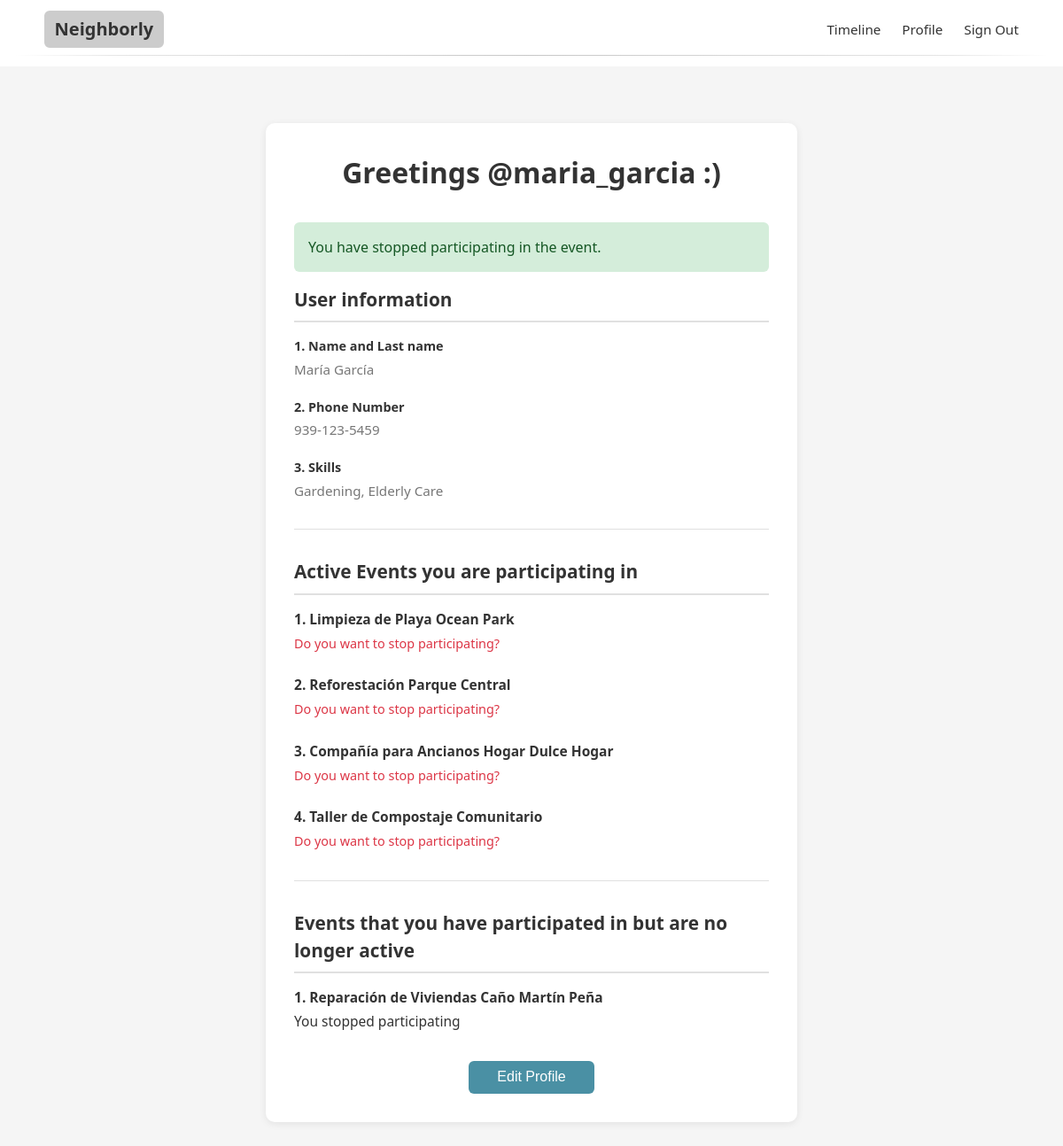
/pages/volunteer_profile.php?stopped=1 (signed in), run on the app's committed database.
### tables this page shows
CREATE TABLE `volunteers` (
  `user_id` int NOT NULL,
  `first_name` varchar(64) DEFAULT NULL,
  `last_name` varchar(64) DEFAULT NULL,
  `bio` text,
  PRIMARY KEY (`user_id`),
  CONSTRAINT `volunteers_ibfk_1` FOREIGN KEY (`user_id`) REFERENCES `users` (`user_id`) ON DELETE CASCADE
);

CREATE TABLE `users` (
  `user_id` int NOT NULL AUTO_INCREMENT,
  `username` varchar(25) NOT NULL,
  `password_hash` varchar(64) NOT NULL,
  `email` varchar(254) DEFAULT NULL,
  `role` enum('volunteer','organizer','admin') NOT NULL,
  `phone` varchar(15) DEFAULT NULL,
  `location` varchar(100) DEFAULT NULL,
  `created_at` timestamp NULL DEFAULT CURRENT_TIMESTAMP,
  `updated_at` timestamp NULL DEFAULT CURRENT_TIMESTAMP ON UPDATE CURRENT_TIMESTAMP,
  PRIMARY KEY (`user_id`),
  UNIQUE KEY `username` (`username`)
);

CREATE TABLE `event_attendees` (
  `event_id` int NOT NULL,
  `volunteer_id` int NOT NULL,
  `signup_timestamp` timestamp NULL DEFAULT CURRENT_TIMESTAMP,
  `status` enum('registered','attended','cancelled') DEFAULT 'registered',
  PRIMARY KEY (`event_id`,`volunteer_id`),
  KEY `idx_event_attendees_volunteer` (`volunteer_id`),
  CONSTRAINT `event_attendees_ibfk_1` FOREIGN KEY (`event_id`) REFERENCES `events` (`event_id`) ON DELETE CASCADE,
  CONSTRAINT `event_attendees_ibfk_2` FOREIGN KEY (`volunteer_id`) REFERENCES `volunteers` (`user_id`) ON DELETE CASCADE
);

CREATE TABLE `events` (
  `event_id` int NOT NULL AUTO_INCREMENT,
  `organizer_id` int NOT NULL,
  `title` varchar(255) NOT NULL,
  `description` text NOT NULL,
  `image_url` varchar(1000) DEFAULT NULL,
  `location` varchar(255) NOT NULL,
  `start_date` datetime NOT NULL,
  `end_date` datetime NOT NULL,
  `slots_available` int NOT NULL,
  `is_approved` tinyint(1) DEFAULT '0',
  `status` enum('active','cancelled','completed') DEFAULT 'active',
  `created_at` timestamp NULL DEFAULT CURRENT_TIMESTAMP,
  `updated_at` timestamp NULL DEFAULT CURRENT_TIMESTAMP ON UPDATE CURRENT_TIMESTAMP,
  PRIMARY KEY (`event_id`),
  KEY `idx_events_dates` (`start_date`,`end_date`),
  KEY `idx_events_location` (`location`),
  KEY `idx_events_organizer` (`organizer_id`),
  KEY `idx_events_approved` (`is_approved`),
  CONSTRAINT `events_ibfk_1` FOREIGN KEY (`organizer_id`) REFERENCES `organizers` (`user_id`) ON DELETE CASCADE
);

### pages/volunteer_profile.php (the view, shortened to what this page needs)
<?php
$pdo = connect_to_database();
$userId = $_SESSION['user_id'];
$editMode = isset($_GET['edit']) && $_GET['edit'] === 'true';
$stmt = $pdo->prepare("
    SELECT u.username, u.email, u.phone, u.location, v.first_name, v.last_name, v.bio
    FROM users u
    JOIN volunteers v ON u.user_id = v.user_id
    WHERE u.user_id = :user_id
");
$stmt->execute(['user_id' => $userId]);
$volunteer = $stmt->fetch(PDO::FETCH_ASSOC);
$stmt = $pdo->prepare("
    SELECT s.skill_id, s.skill_name
    FROM user_skills us
    JOIN skills s ON us.skill_id = s.skill_id
    WHERE us.user_id = :user_id
");
$stmt->execute(['user_id' => $userId]);
$volunteerSkills = $stmt->fetchAll(PDO::FETCH_ASSOC);
$stmt = $pdo->prepare("SELECT skill_id, skill_name FROM skills ORDER BY skill_name");
$stmt->execute();
$allSkills = $stmt->fetchAll(PDO::FETCH_ASSOC);
$stmt = $pdo->prepare("
    SELECT e.event_id, e.title, ea.status
    FROM event_attendees ea
    JOIN events e ON ea.event_id = e.event_id
    WHERE ea.volunteer_id = :volunteer_id
    AND e.status = 'active'
    AND ea.status = 'registered'
    ORDER BY e.start_date
");
$stmt->execute(['volunteer_id' => $userId]);
$activeEvents = $stmt->fetchAll(PDO::FETCH_ASSOC);
$stmt = $pdo->prepare("
    SELECT e.event_id, e.title, e.status AS event_status, ea.status AS attendee_status
    FROM event_attendees ea
    JOIN events e ON ea.event_id = e.event_id
    WHERE ea.volunteer_id = :volunteer_id
    AND (
        e.status = 'completed'
        OR e.status = 'cancelled'
        OR ea.status = 'cancelled'
    )
    AND NOT (e.status = 'active' AND ea.status = 'registered')
    ORDER BY e.start_date DESC
");
$stmt->execute(['volunteer_id' => $userId]);
$pastEvents = $stmt->fetchAll(PDO::FETCH_ASSOC);
?>
<?php if (!$editMode): ?>
    <div class="profile-container">
        <div class="profile-greeting">
            <h1>Greetings @<?php echo htmlspecialchars($volunteer['username']); ?> :)</h1>
        </div>
        <?php if (isset($_GET['stopped'])): ?>
            <div style="background: #d4edda; color: #155724; padding: 1rem; border-radius: 6px; margin-bottom: 1rem;">
                You have stopped participating in the event.
            </div>
        <?php endif; ?>
        <div class="profile-section">
            <h2>User information</h2>
            <div class="profile-field">
                <strong>1. Name and Last name</strong>
                <p><?php echo !empty($volunteer['first_name']) && !empty($volunteer['last_name'])
                    ? htmlspecialchars($volunteer['first_name'] . ' ' . $volunteer['last_name'])
                    : 'No name provided'; ?></p>
            </div>
            <div class="profile-field">
                <strong>2. Phone Number</strong>
                <p><?php echo !empty($volunteer['phone'])
                    ? htmlspecialchars($volunteer['phone'])
                    : 'No phone number provided'; ?></p>
            </div>
            <div class="profile-field">
                <strong>3. Skills</strong>
                <p><?php
                    if (!empty($volunteerSkills)) {
                        $skillNames = array_map(function($skill) {
                            return htmlspecialchars($skill['skill_name']);
                        }, $volunteerSkills);
                        echo implode(', ', $skillNames);
                    } else {
                        echo 'No skills listed';
                    }
                ?></p>
            </div>
        </div>
        <hr class="profile-divider">
        <div class="profile-section">
            <h2>Active Events you are participating in</h2>
            <?php if (empty($activeEvents)): ?>
                <p class="empty-state">No active events</p>
            <?php else: ?>
                <?php foreach ($activeEvents as $index => $event): ?>
                    <div class="event-item">
                        <p><strong><?php echo ($index + 1) . '. ' . htmlspecialchars($event['title']); ?></strong></p>
                        <p><a href="volunteer_profile.php?stop_event=<?php echo $event['event_id']; ?>"
                              onclick="return confirm('Are you sure you want to stop participating in this event?');">
                              Do you want to stop participating?
                           </a></p>
                    </div>
                <?php endforeach; ?>
            <?php endif; ?>
        </div>
        <hr class="profile-divider">
        <div class="profile-section">
            <h2>Events that you have participated in but are no longer active</h2>
            <?php if (empty($pastEvents)): ?>
                <p class="empty-state">No past events</p>
            <?php else: ?>
                <?php foreach ($pastEvents as $index => $event): ?>
                    <div class="event-item">
                        <p><strong><?php echo ($index + 1) . '. ' . htmlspecialchars($event['title']); ?></strong></p>
                        <p>
                            <?php if ($event['event_status'] === 'completed' && $event['attendee_status'] === 'registered'): ?>
                                Event Completed
                            <?php elseif ($event['event_status'] === 'cancelled'): ?>
                                Event Cancelled
                            <?php elseif ($event['attendee_status'] === 'cancelled'): ?>
                                You stopped participating
                            <?php endif; ?>
                        </p>
                    </div>
                <?php endforeach; ?>
            <?php endif; ?>
        </div>
        <div class="profile-actions">
            <a href="volunteer_profile.php?edit=true">
                <button type="button" class="btn">Edit Profile</button>
            </a>
        </div>
    </div>
<?php endif; ?>
<?php
include "base.php";
?>

### static/css/style.css (style rules this page uses)
:root { --color-bg: #F5F5F5; --color-surface: #FFFFFF; --color-text: #333333; --color-muted: #777777; --color-link: #4A90A4; --color-link-hover: #205B8C; }
*, *::before, *::after { box-sizing: border-box; }
body { margin: 0; padding: 0; background: var(--color-bg); color: var(--color-text); font-family: system-ui, -apple-system, BlinkMacSystemFont, "Segoe UI", sans-serif; font-size: 16px; line-height: 1.5; }
h1, h2, h3, h4, h5, h6 { font-weight: 600; margin-top: 0; color: var(--color-text); }
h1 { font-size: 2rem; margin-bottom: 0.75rem; }
h2 { font-size: 1.5rem; margin-bottom: 0.6rem; }
p { margin: 0 0 0.75rem; font-size: 0.97rem; }
a { color: var(--color-link); text-decoration: none; }
.btn { display: inline-block; border: none; border-radius: 6px; padding: 0.5rem 0.9rem; font-size: 0.95rem; cursor: pointer; background: var(--color-link); color: #fff; }
.profile-container { max-width: 600px; margin: 0 auto; background: var(--color-surface); padding: 2rem; border-radius: 10px; box-shadow: 0 2px 8px rgba(0, 0, 0, 0.08); }
.profile-greeting { text-align: center; margin-bottom: 2rem; }
.profile-section { margin-bottom: 2rem; }
.profile-section h2 { font-size: 1.3rem; margin-bottom: 1rem; padding-bottom: 0.5rem; border-bottom: 2px solid #e0e0e0; }
.profile-field { margin-bottom: 1.25rem; }
.profile-field strong { display: block; margin-bottom: 0.25rem; font-size: 0.9rem; color: var(--color-text); }
.profile-field p { margin: 0; color: var(--color-muted); font-size: 0.95rem; }
.profile-divider { border: none; border-top: 1px solid #e0e0e0; margin: 2rem 0; }
.event-item { margin-bottom: 1.5rem; }
.event-item p:first-child { margin-bottom: 0.25rem; }
.event-item a { color: #dc3545; font-size: 0.9rem; }
.profile-actions { text-align: center; margin-top: 2rem; }
.profile-actions a { text-decoration: none; }
.profile-actions button { padding: 0.6rem 2rem; font-size: 1rem; }

### data on the page
volunteers: user_id.username "maria_garcia", first_name+last_name "María García", user_id.phone "939-123-5459"
event_attendees: event.title "Limpieza de Playa Ocean Park"
event_attendees: event.title "Reforestación Parque Central"
event_attendees: event.title "Compañía para Ancianos Hogar Dulce Hogar"
event_attendees: event.title "Taller de Compostaje Comunitario"
event_attendees: event.title "Reparación de Viviendas Caño Martín Peña", status "You stopped participating"

### other printed values
implode(', ', $skillNames) "Gardening, Elderly Care"
